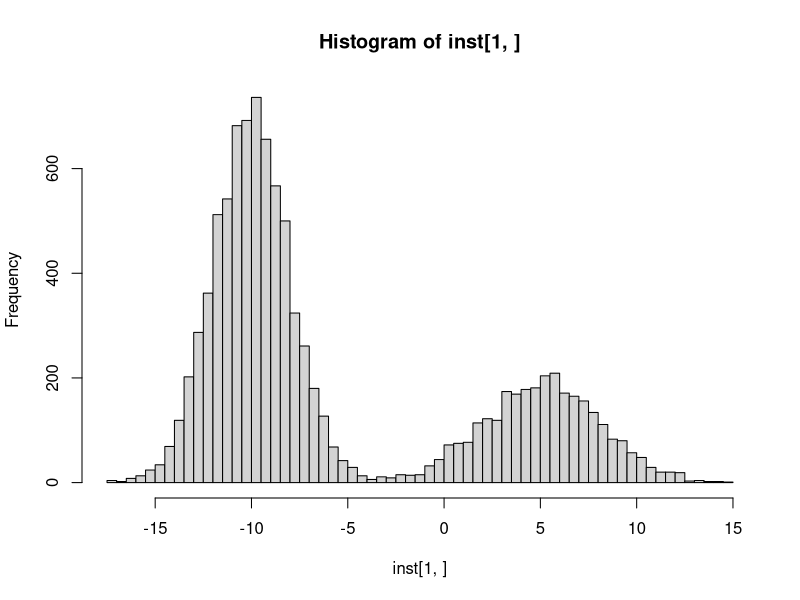

The R script that drew this image:
gmm_sample <- function(N) {
    y <- sample(c(1,-1), size=N, replace=TRUE, prob=c(.7,.3))
    x <- sapply(y, function(t) ifelse(t>0, rnorm(1,-10.,2.),rnorm(1,5.,3.)))
    matrix(c(x, y), 2, N, byrow=TRUE)
}

gmm <- function(X, Iter) {
    N <- length(X)
    M <- 2
    Alpha   <- c(.5,.5)
    Miu     <- runif(M)
    Sigma   <- runif(M,1.,10.)
    Gamma   <- matrix(rep(0., N*M), nrow = M)

    eps <- 1e-4
    for (step in 1:Iter) {
        for (k in 1:M) {
            Gamma[k,] <- Alpha[k]*sapply(X, dnorm, Miu[k], Sigma[k])
        }

        tmp <- colSums(Gamma)
        for (k in 1:M) {
            Gamma[k,] <- Gamma[k,]/tmp
        }

        PrevMiu <- Miu
        PrevSigma <- Sigma
        PrevAlpha <- Alpha

        for (k in 1:M) {
            Nk          <- sum(Gamma[k,])
            Miu[k]      <- sum(Gamma[k,]*X)/Nk
            Sigma[k]    <- sqrt(sum(Gamma[k,]*(X-Miu[k])^2)/Nk)
            Alpha[k]    <- Nk/N
        }

        cat('Iteration',step,'Miu',Miu,'Sigma',Sigma,'Alpha',Alpha,'\n')

        vec_norm <- function(x) sqrt(sum(x^2))

        if (vec_norm(Miu-PrevMiu)<eps &&
            vec_norm(Sigma-PrevSigma)<eps &&
            vec_norm(Alpha-PrevAlpha)<eps) {
            break
        }
    }
}

main <- function() {
    N <- 10000
    inst <- gmm_sample(N)
    #print(instances)

    png("gmm_sample_hist.png")
    hist(inst[1,], breaks=100)

    gmm(inst[1,],30)
}

main()
